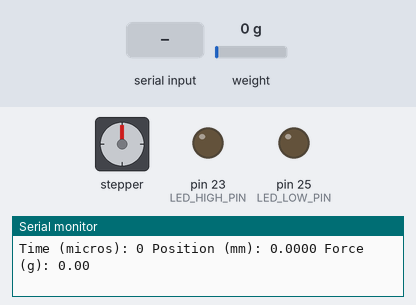
Bench run of a sketch on a simulated Arduino Mega 2560, built with avr-gcc and run on an emulated ATmega2560. On the bench: stepper motor, output pins drawn as LEDs (lit = HIGH), the last lines printed to the serial monitor. Wiring (inferred from the names in the program): stepper motor driver (200 steps per turn assumed): step pin 13; direction pin 12. Inputs (shaded band) come from the test bench; at power-on: weight on the scale 0 g. Pins used as bus, display or sensor lines are not drawn.

Above: at 1.7 s.
1.8 s: "m90\n" received over Serial
At 1.97 s:
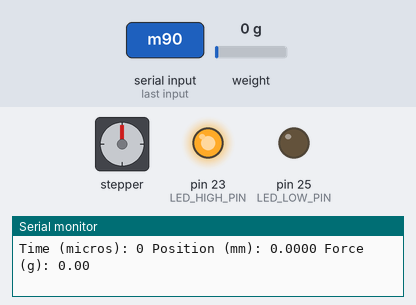
At 2.38 s:
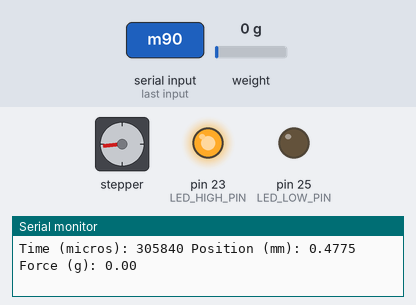
4.8 s: weight on the scale set to 100 g
7.8 s: weight on the scale set to 1250 g
10.8 s: "p90\n" received over Serial
At 13.3 s:
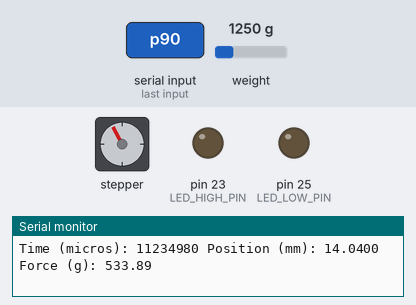
Timing chart, 0 to 14.8 s (numbered marks = the images above; inputs shaded):
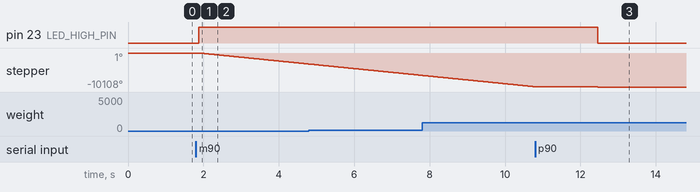

The sketch:

strain-rig-firmware.ino
```cpp
//#define DEBUG_MODE

const byte MOTOR_STEP_PIN = 13;
const byte MOTOR_DIR_PIN = 12;
const byte LED_HIGH_PIN = 23;
const byte LED_LOW_PIN = 25;

#include <Q2HX711.h>
Q2HX711 hx711(A0, A1);
double forceG, desiredForceG;
long int rawForce, desiredRawForce;
long int zeroValue;
const float TICKS_PER_GRAM = 983.3473874; // experimentally determined

#include <TimerThree.h>
double stepperPosMM, desiredPosMM;
volatile long int stepperPosTicks;
         long int desiredPosTicks;
// tick constants: 1 revolution / 4 mm linear movement,
//                 200 steps / 1 revolution, 8 microsteps / 1 step
const int    TICKS_PER_MM = 200 * 8 / 4; // re-ordered because compiler is bad
const double MMs_PER_TICK = 1.0 / 8 / 200 * 4;
const int TURNAROUND_DELAY_CYCLES = 1000; // cycles to wait before reversing

bool pressMode = false;
unsigned long timeStarted = 0;

void setup() {
  pinMode(MOTOR_STEP_PIN, OUTPUT);
  pinMode(MOTOR_DIR_PIN, OUTPUT);
  pinMode(LED_HIGH_PIN, OUTPUT);
  pinMode(LED_LOW_PIN, OUTPUT);
  Serial.begin(115200);
  delay(250);
  zeroScale();
  Timer3.initialize(800); // in micros; max speed is 80, min speed >32000
  Timer3.attachInterrupt(motorISR);
}

void loop() {
  // get variables first to avoid serial buffer problems, interrupts
  unsigned long time_ = timeStarted > 0 ? micros() - timeStarted : 0;
  long int ticks = stepperPosTicks; // copy volatile var
  rawForce = hx711.read() - zeroValue;

  forceG = (float)(rawForce / TICKS_PER_GRAM);
  stepperPosMM = ticks * MMs_PER_TICK;

  Serial.print("Time (micros): ");
  Serial.print(time_);
  Serial.print(" Position (mm): ");
  Serial.print(stepperPosMM, 4);
  Serial.print(" Force (g): ");
  Serial.print(forceG);
  #ifdef DEBUG_MODE
//    Serial.print(" Target Pos. (mm): ");
//    Serial.print(desiredPosMM);
//    Serial.print(" Ticks: ");
//    Serial.print(ticks);
//    Serial.print(" Target Ticks: ");
//    Serial.println(desiredPosTicks);
//    Serial.print(" Target Force (g): ");
//    Serial.print(desiredForceG);
    Serial.print(" Raw Force: ");
    Serial.print(rawForce);
    Serial.print(" Target Raw Force: ");
    Serial.print(desiredRawForce);
    Serial.print(" | ");
    Serial.print(pressMode);
  #endif
  Serial.println();

  interpretCommand();
}

void motorISR() {
  static int turnaround_delay = 0;
  if (turnaround_delay > 0) {
    turnaround_delay--; // wait a bit before turning around
    return;
  }

  static int nextTick;
  if (pressMode) {
    if (rawForce < desiredRawForce) { // pulling harder than goal
      if (nextTick == -1) { // if was going up
        turnaround_delay = TURNAROUND_DELAY_CYCLES;
        // if at any point during the pressing we change directions, it means it's time to go to the start
        pressMode = false; // start going to the saved position
      }
      nextTick = 1;
    } else if (rawForce > desiredRawForce) { // pressing harder than goal
      if (nextTick == 1) { // if was going down, go up
        turnaround_delay = TURNAROUND_DELAY_CYCLES;
        // if at any point during the pressing we change directions, it means it's time to go to the start
        pressMode = false; // start going to the saved position
      }
      nextTick = -1;
    }
  } else {
    if (stepperPosTicks < desiredPosTicks) {
      if (nextTick == -1) {turnaround_delay = TURNAROUND_DELAY_CYCLES;}
      nextTick = 1;
    } else if (stepperPosTicks > desiredPosTicks) {
      if (nextTick == 1) {turnaround_delay = TURNAROUND_DELAY_CYCLES;}
      nextTick = -1;
    } else {
      nextTick = 0;
      digitalWrite(LED_HIGH_PIN, LOW); // we're done
      return;
    }
  }

  digitalWrite(MOTOR_DIR_PIN, nextTick == -1); // apply direction

  static int motorState = HIGH;
  motorState = !motorState;
  digitalWrite(MOTOR_STEP_PIN, motorState); // flip clock
  if (motorState) {stepperPosTicks += nextTick;} // on rising edge, record change
}

float readForce(long int zeroValue) {
  rawForce = hx711.read() - zeroValue;
  return (float)(rawForce / TICKS_PER_GRAM);
}

void zeroScale() {
  zeroValue = (hx711.read() + hx711.read() + hx711.read())/3;
  Serial.println("Zeroed scale.");
}

void interpretCommand() {
  if (Serial.available() > 0) {
    char letter = Serial.read();
    switch(letter) {
      case 'm':
      case 'M': {
        if (!Serial.available()) {
          break; // no distance sent
        }
        double pos = Serial.parseFloat();
        if (!timeStarted) {
          // on first move, update start time
          timeStarted = micros();
        }
        digitalWrite(LED_HIGH_PIN, HIGH);
        desiredPosMM += pos;
        desiredPosTicks = TICKS_PER_MM * desiredPosMM;
        break;
      }
      case 'p':
      case 'P': {
        if (!Serial.available()) {
          break; // no force sent
        }
        desiredForceG = Serial.parseFloat();
        if (!timeStarted) {
          // on first move, update start time
          timeStarted = micros();
        }
        digitalWrite(LED_HIGH_PIN, HIGH);
        desiredRawForce = TICKS_PER_GRAM * desiredForceG;

        desiredPosMM = stepperPosMM; // save this location for later
        desiredPosTicks = stepperPosTicks;

        pressMode = true;
        break;
      }
      case 'z':
      case 'Z':
        zeroScale();
    }
  }
}
```

Measured:
- after the input at 1.8 s, pin 23 (LED_HIGH_PIN): LOW → HIGH after 0.07 s; stepper: keeps turning counter-clockwise at about 1133°/s, starting after 0.09 s
- after the input at 10.8 s, pin 23 (LED_HIGH_PIN): HIGH → LOW after 1.7 s
